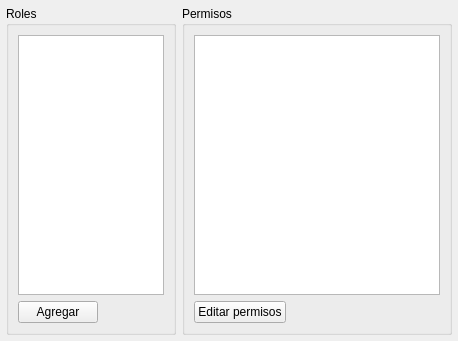
<?xml version="1.0" encoding="UTF-8"?>
<ui version="4.0">
 <class>FRolAdminPage</class>
 <widget class="QWidget" name="FRolAdminPage">
  <property name="geometry">
   <rect>
    <x>0</x>
    <y>0</y>
    <width>458</width>
    <height>341</height>
   </rect>
  </property>
  <property name="windowTitle">
   <string>Form</string>
  </property>
  <layout class="QGridLayout" name="gridLayout_3">
   <property name="margin">
    <number>6</number>
   </property>
   <item row="0" column="0">
    <widget class="QGroupBox" name="groupBox">
     <property name="maximumSize">
      <size>
       <width>180</width>
       <height>16777215</height>
      </size>
     </property>
     <property name="title">
      <string>Roles</string>
     </property>
     <layout class="QGridLayout" name="gridLayout">
      <item row="0" column="0">
       <widget class="TListViewModelRecord" name="lvwRoles"/>
      </item>
      <item row="1" column="0">
       <layout class="QHBoxLayout" name="horizontalLayout">
        <item>
         <widget class="QPushButton" name="btnAdd">
          <property name="text">
           <string>Agregar</string>
          </property>
          <property name="icon">
           <iconset resource="../../app/app.qrc">
            <normaloff>:/pics/list-add.png</normaloff>:/pics/list-add.png</iconset>
          </property>
         </widget>
        </item>
        <item>
         <spacer name="horizontalSpacer">
          <property name="orientation">
           <enum>Qt::Horizontal</enum>
          </property>
          <property name="sizeHint" stdset="0">
           <size>
            <width>40</width>
            <height>20</height>
           </size>
          </property>
         </spacer>
        </item>
       </layout>
      </item>
     </layout>
    </widget>
   </item>
   <item row="0" column="1">
    <widget class="QGroupBox" name="groupBox_2">
     <property name="title">
      <string>Permisos</string>
     </property>
     <layout class="QGridLayout" name="gridLayout_2">
      <item row="0" column="0">
       <widget class="TreView" name="tvwPermisos">
        <property name="editTriggers">
         <set>QAbstractItemView::NoEditTriggers</set>
        </property>
        <property name="alternatingRowColors">
         <bool>true</bool>
        </property>
       </widget>
      </item>
      <item row="1" column="0">
       <layout class="QHBoxLayout" name="horizontalLayout_2">
        <item>
         <widget class="QPushButton" name="btnEditarPermisos">
          <property name="text">
           <string>Editar permisos</string>
          </property>
          <property name="icon">
           <iconset resource="../../app/app.qrc">
            <normaloff>:/pics/document-edit.png</normaloff>:/pics/document-edit.png</iconset>
          </property>
         </widget>
        </item>
        <item>
         <spacer name="horizontalSpacer_2">
          <property name="orientation">
           <enum>Qt::Horizontal</enum>
          </property>
          <property name="sizeHint" stdset="0">
           <size>
            <width>40</width>
            <height>20</height>
           </size>
          </property>
         </spacer>
        </item>
       </layout>
      </item>
     </layout>
    </widget>
   </item>
  </layout>
 </widget>
 <customwidgets>
  <customwidget>
   <class>TListViewModelRecord</class>
   <extends>QListView</extends>
   <header>tlistviewmodelrecord.h</header>
  </customwidget>
  <customwidget>
   <class>TreView</class>
   <extends>QTreeView</extends>
   <header>treview.h</header>
  </customwidget>
 </customwidgets>
 <resources>
  <include location="../../app/app.qrc"/>
  <include location="../../app/app.qrc"/>
 </resources>
 <connections/>
</ui>
